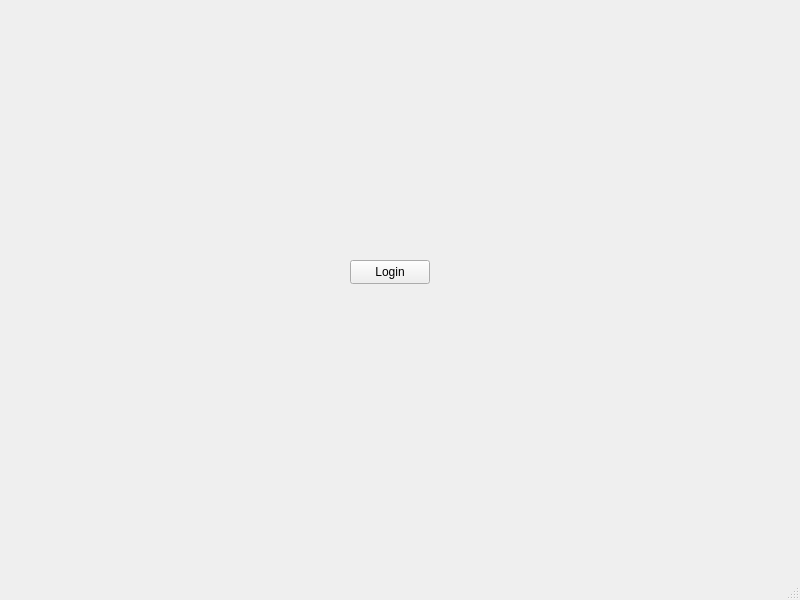
<?xml version="1.0" encoding="UTF-8"?>
<ui version="4.0">
 <class>MainWindow</class>
 <widget class="QMainWindow" name="MainWindow">
  <property name="geometry">
   <rect>
    <x>0</x>
    <y>0</y>
    <width>800</width>
    <height>600</height>
   </rect>
  </property>
  <property name="windowTitle">
   <string>MainWindow</string>
  </property>
  <widget class="QWidget" name="centralwidget">
   <widget class="QPushButton" name="pushButton">
    <property name="geometry">
     <rect>
      <x>350</x>
      <y>260</y>
      <width>80</width>
      <height>24</height>
     </rect>
    </property>
    <property name="text">
     <string>Login</string>
    </property>
   </widget>
  </widget>
  <widget class="QMenuBar" name="menubar">
   <property name="geometry">
    <rect>
     <x>0</x>
     <y>0</y>
     <width>800</width>
     <height>21</height>
    </rect>
   </property>
  </widget>
  <widget class="QStatusBar" name="statusbar"/>
 </widget>
 <resources/>
 <connections/>
</ui>
